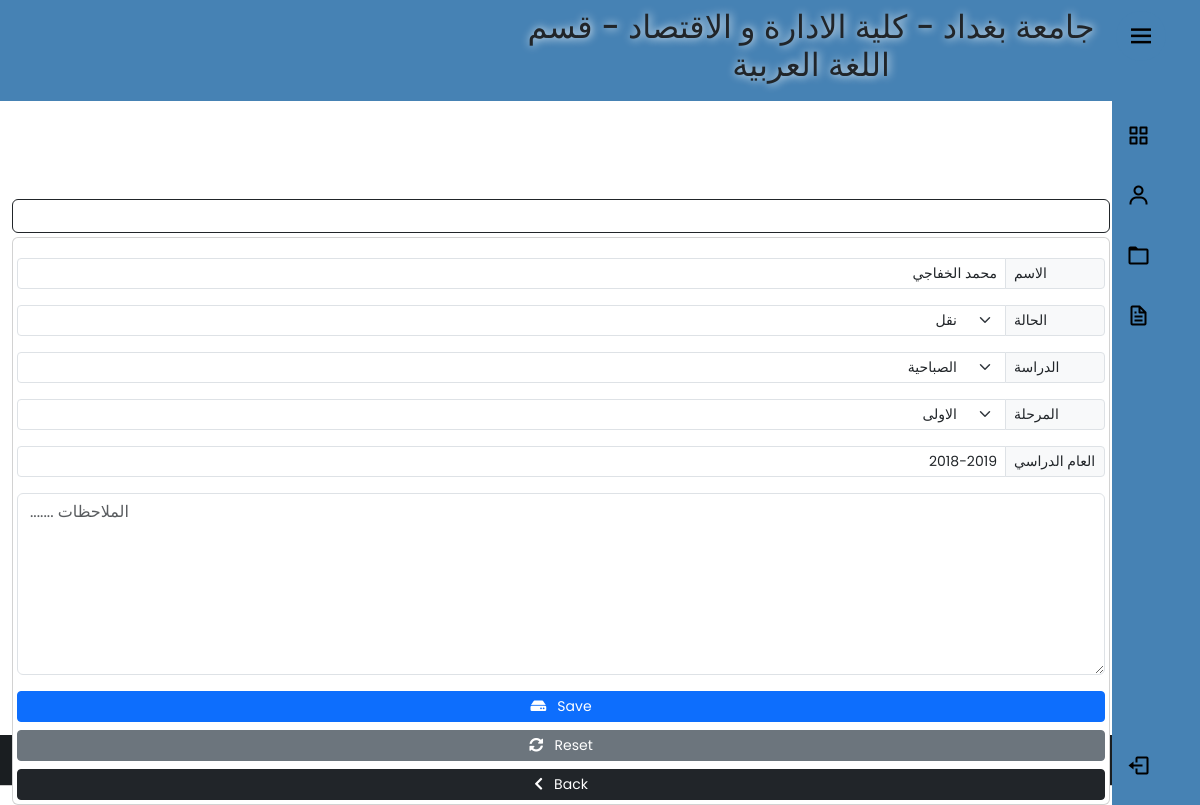
/studentState/24 (signed in), run on the app's committed database.
### app/models.py (models this page shows, shortened)
class UserProfile(models.Model):
    user = models.OneToOneField(User,on_delete=models.PROTECT,verbose_name="اسم المستخدم")
    Dname = models.ForeignKey(Department,on_delete=models.PROTECT,verbose_name="القسم")
    Cname = models.ForeignKey(City,on_delete=models.PROTECT,verbose_name="المحافظة")
    class Meta:
        verbose_name_plural = "بروفايل المستخدمين"

class Department(models.Model):
    Dname = models.CharField(max_length=100,verbose_name="القسم")
    def __str__(self):
        return self.Dname
    class Meta:
        verbose_name_plural = "الاقسام العلمية"

class StudentStatus(models.Model):
    state_list = (
        ("استضافة","استضافة"),
        ("نقل", "نقل"),
        ("تأجيل", "تأجيل"),
        ("رسوب", "رسوب"),
        ("ترقين قيد", "ترقين قيد"),
    )
    stage_list = (
        ("الاولى", "الاولى"),
        ("الثانية", "الثانية"),
        ("الثالثة", "الثالثة"),
        ("الرابعة", "الرابعة"),
    )
    study_list = (
        ("الصباحية", "الصباحية"),
        ("المسائية", "المسائية"),
    )
    user = models.CharField(max_length=100, verbose_name="اسم المستخدم")
    name = models.CharField(max_length=100, verbose_name="اسم الطالب/ة")
    Dname = models.CharField(max_length=100, verbose_name="القسم")
    Cname = models.CharField(max_length=100, verbose_name="المحافظة")
    stage = models.CharField(max_length=50, verbose_name="المرحلة", choices=stage_list)
    state = models.CharField(max_length=100, verbose_name="حالة الطالب",choices=state_list)
    year = models.CharField(max_length=50, verbose_name="العام الدراسي")
    study = models.CharField(max_length=20,verbose_name="الدراسة", choices=study_list,null=True)
    note = models.TextField(blank=True, null=True, verbose_name="الملاحظات")
    created_at = models.DateTimeField(auto_now_add=True)
    class Meta:
        verbose_name_plural = "حالات الطلبة"

### app/views.py (the view)
# urls.py: path('studentState/<str:std_id>', views.studentState, name="studentState"),
@cache_control(no_cache=True , must_revalidate=True,no_store=True)
@login_required(login_url='login')
def studentState(request, std_id):
    user = request.user.userprofile
    studentState = StudentStatus.objects.get(id=std_id)
    if studentState != None:
        return render(request, 'students_status/edit-state.html', {'stdState': studentState,'user':user,})

### app/models.py (called while the page is built)
    def __str__(self):
        return self.Cname

### app/templates/students_status/edit-state.html (shortened to what this page needs)
{% extends 'students_status/add_state.html' %}
{% block value-name %} value="{{stdState.name}}" {% endblock value-name %}
{% block value-year %}  value="{{stdState.year}}"  {% endblock value-year %}
 {% block option-stage %} <option  style="background-color:#d3d3d3; color:red; font-weight:bold;">{{stdState.stage}}</option>{% endblock option-stage %}
 {% block value-stage %} value="{{stdState.stage}}"   {% endblock value-stage %}
  {% block option-study %} <option  style="background-color:#d3d3d3; color:red; font-weight:bold;">{{stdState.study}}</option>{% endblock option-study %}
 {% block value-study %} value="{{stdState.study}}"   {% endblock value-study %}
  {% block option-state %} <option  style="background-color:#d3d3d3; color:red; font-weight:bold;">{{stdState.state}}</option>{% endblock option-state %}
 {% block value-state %} value="{{stdState.state}}"   {% endblock value-state %}
{% block btn-content %} <i class="fas fa-hdd"></i>&nbsp;&nbsp; Save {% endblock btn-content %}
{% block btn-reset %}
<button type="reset" class="btn btn-secondary btn-sm"><i class="fas fa-sync-alt"></i>&nbsp;&nbsp; Reset</button>
{% endblock btn-reset %}
{% block Action %} action="/edit_studentState/" {% endblock Action %}

### app/templates/students_status/add_state.html (shortened to what this page needs)
{% extends 'base2.html' %}
{% block content %}
     <div class="container" style="padding-top:50px;">
          <div class="row">
               <div class="col-lg-12 col-sm-12">
                    <div class="card card-body border-dark  mt-5">
                    </div>
                    <form {% block Action %} action="/add_studentState/" {% endblock Action %} method="POST" enctype="multipart/form-data" class="card p-1 porder-dark mt-1">
                         <div class="input-group input-group-sm mb-3">
                              <input type="text" class="form-control text-end" name="name" id="name-state" placeholder="اسم الطالب/ة" required  {% block value-name %}{% endblock value-name %}>
                            <label class="input-group-text side-label">الاسم</label>
                         </div>
                           <div class="input-group input-group-sm mb-3 ">
                              <select dir="ltr" class="form-select" name="state" id="state-state" required {% block value-state %}{% endblock value-state %}>
                                    {% block option-state %}{% endblock option-state %}
                              </select>
                                <label class="input-group-text side-label">الحالة</label>
                         </div>
                           <div class="input-group input-group-sm mb-3 ">
                              <select dir="ltr" class="form-select" name="study" id="study-state" required {% block value-study %}{% endblock value-study %}>
                                   {% block option-study %}{% endblock option-study %}
                              </select>
                               <label class="input-group-text side-label">الدراسة</label>
                         </div>
                            <div class="input-group input-group-sm mb-3 ">
                              <select dir="ltr" class="form-select " name="stage" id="stage-state" required {% block value-stage %}{% endblock value-stage %}>
                                   {% block option-stage %}{% endblock option-stage %}
                              </select>
                              <label class="input-group-text side-label">المرحلة</label>
                         </div>
                            <div class="input-group input-group-sm mb-3 ">
                              <input type="text" class="form-control text-end" name="year" maxlength="10" id="year-state" placeholder="العام الدراسي" required {% block value-year %}{% endblock value-year %}>
                              <label class="input-group-text side-label">العام الدراسي</label>
                         </div>
                         <div class="form-group">
                              <textarea class="form-control" name="note" id="note"   rows="7" placeholder="....... الملاحظات">{% block value-note %}{% endblock value-note %}</textarea>
                         </div>
                         <div class="d-grid gap-2 mt-3">
                              <button type="submit" class="btn btn-primary btn-sm"  id="btn-add-state">
                                  {% block btn-content %} <i class="fas fa-plus"></i>&nbsp;&nbsp; اضافة {% endblock btn-content %}
                              </button>
                              {% block btn-reset %} {% endblock btn-reset %}
                              <a href="{% url 'backendState' %}" class="btn btn-dark btn-sm"><i class="fas fa-chevron-left"></i>&nbsp;&nbsp; Back</a>
                         </div>
                    </form>
               </div>
          </div>
          </div>
{% endblock content %}

### app/templates/base2.html (shortened to what this page needs)
{% load static %}
<!DOCTYPE html>
<html lang="en">
  <head>
    <link
      rel="stylesheet"
      href="https://cdn.jsdelivr.net/npm/bootstrap@5.3.0-alpha1/dist/css/bootstrap.min.css"
    />
    <link
      rel="stylesheet"
      href="https://use.fontawesome.com/releases/v5.15.4/css/all.css"
    />
    <link rel="stylesheet" href="{% static 'css/bootstrap.css' %}" />
    <link rel="stylesheet" href="{% static 'css/style.css' %}" />
  </head>
  <body style="overflow: scroll">
    {% include 'sidebar-dark.html' %}
    <div class="wrapper">
      <header id="hpage">
        <nav
          class="navbar navbar-expand-id navbar-dark"
          style="background-color: steelblue; text-align: center"
        >
          <h2 class="text-dark text-outline-primary font-effect-fire" style="
          margin-left:500px; text-shadow: #fff 1px 0 10px; font-family: "Sofia",
          sans-serif; font-size: 20px;"> جامعة بغداد - كلية الادارة و الاقتصاد -
          قسم {{user.Dname}}
        </nav>
      </header>
      {% block content %} {% endblock content %}
    </div>
    {% include 'footer.html' %}
  </body>
</html>

### std_collage/static/css/style.css (style rules this page uses)
html , body { margin: 0; max-width: 100%; }
.wrapper { min-height:100%; margin-bottom: -70px; }
.side-label { width:100px; }
select, option { text-align:right; }

### std_collage/static/css/sidebar-dark.css (style rules this page uses)
* { margin: 0; padding: 0; box-sizing: border-box; font-family: 'Poppins', sans-serif; }
:root { --body-color: white; --sidebar-color: steelblue; --primary-color: white; --primary-color-light: #F6F5FF; --toggle-color: black; --text-color: black; --tran-03: all 0.2s ease; --tran-03: all 0.3s ease; --tran-04: all 0.3s ease; --tran-05: all 0.3s ease; }
body { min-height: 100vh; background-color: var(--body-color); transition: var(--tran-05); }

### data on the page
UserProfile: Dname "اللغة العربية"
StudentStatus: name "محمد الخفاجي", state "نقل", study "الصباحية", stage "الاولى", year "2018-2019"
